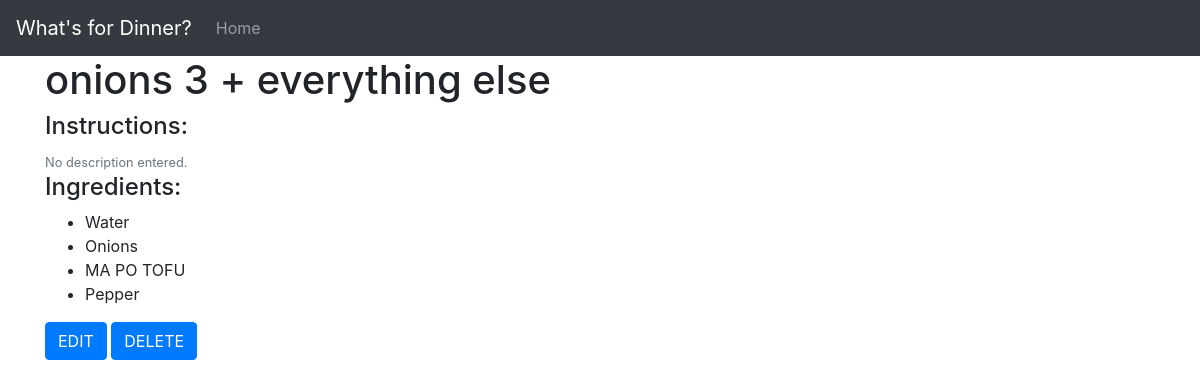
Page /recipe/11 on the committed database.
### recipes/models.py (models this page shows, shortened)
class Recipe(models.Model):
    name = models.CharField(max_length=200, help_text='Enter the recipe name.')
    desc = models.TextField(help_text='Enter the recipe steps.', blank=True )
    ingredients = models.ManyToManyField(Ingredient)
    class Meta:
        ordering = ['name']

class Ingredient(models.Model):
    name = models.CharField(max_length=60)

### recipes/views.py (the view)
# urls.py: path('recipe/<int:pk>', views.RecipeDetailView.as_view(), name='recipe-detail'),
class RecipeDetailView(DetailView):
    model = Recipe
    template_name = 'recipes/detail.html'

### recipes/templates/recipes/detail.html
{% extends "base.html" %}
{% block content %}
<h1>{{ recipe.name }}</h1>
<h4>Instructions: </h4>
{% if recipe.desc %}
    <p>{{ recipe.desc }}</p>
{% else %}
    <small class="text-muted">No description entered.</small>
{% endif %}
<h4>Ingredients:</h4>
<ul>
    {% for ingredient in recipe.ingredients.all %}
        <li>{{  ingredient.name }}</li>
    {% endfor %}
</ul>
<a class="btn btn-primary" href="{% url 'recipe-edit' recipe.pk%}">EDIT</a>
<a class="btn btn-primary" href="{% url 'recipe-delete' recipe.pk%}">DELETE</a>
{% endblock %}

### rows in the picture
Recipe: name "onions 3 + everything else"
Ingredient: name "Water"
Ingredient: name "Onions"
Ingredient: name "MA PO TOFU"
Ingredient: name "Pepper"
